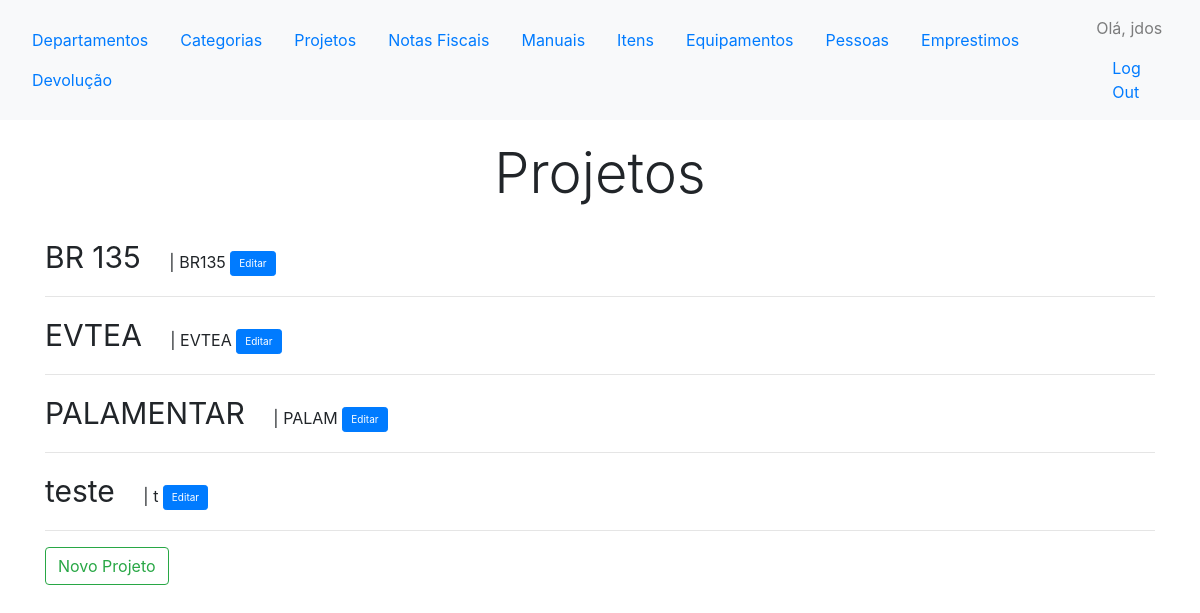
Before: /projetos/ (signed in) with the older database file.
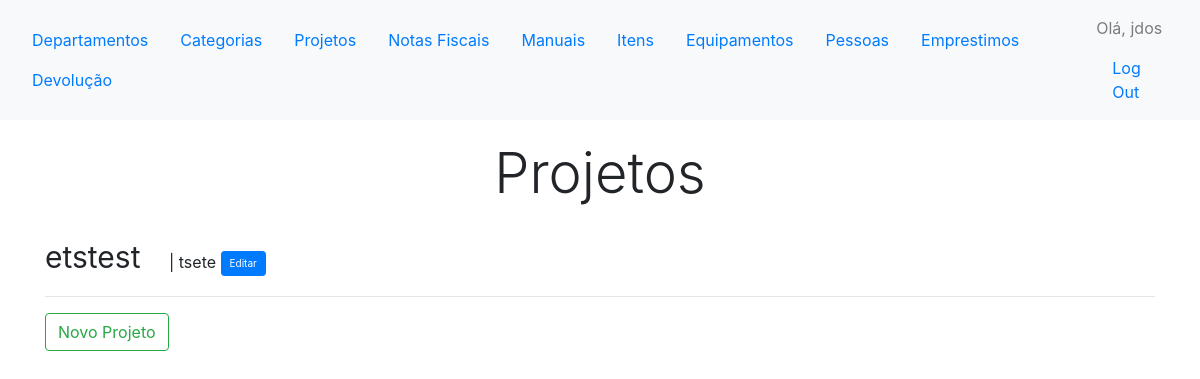
After: the same page with the newer database file.
### comuns/models.py (models this page shows, shortened)
class Projeto(models.Model):
    nome = models.CharField(max_length=30)
    acronimo = models.CharField(max_length=5)

### comuns/views.py (the view)
# urls.py: url(r'^projetos/$', views.projetos, name='projetos'),
@login_required
def projetos(request):
	projetos = Projeto.objects.all()
	context = {'projetos': projetos}
	return render(request, 'comuns/projeto/projetos.html', context)

### comuns/templates/comuns/projeto/projetos.html (shortened to what this page needs)
{% extends "controles/base.html" %}
{% load static %}
{% block header %}
<h1 class="display-4 text-center" style="padding: 20px;">Projetos</h1>
{% endblock header %}
{% block content %}
<ul class="list-unstyled">
	{% for projeto in projetos %}
	<li>
		<span style="font-size:30px; padding-right: 20px;"> {{ projeto.nome }} </span> | {{ projeto.acronimo }}
		<button type="button" class="btn btn-primary btn-sm" style="font-size:10px;" onclick="ajaxreturn('{% url 'comuns:editar_projeto' projeto.id %}')" data-toggle="modal" data-target="#Modal"> Editar</button>
	</li>
	<hr>
	{% empty %}
	<li> Não tem nenhum projeto cadastrado ainda. </li>
	{% endfor %}
</ul>
<button type="button" class="btn btn-outline-success"  onclick="ajaxreturn('{% url 'comuns:novo_projeto' %}')" data-toggle="modal" data-target="#Modal"> Novo Projeto </button>
{% endblock content %}

Changed rows visible on the page:
removed Projeto: nome "BR 135", acronimo "BR135"
removed Projeto: nome "EVTEA", acronimo "EVTEA"
removed Projeto: nome "PALAMENTAR", acronimo "PALAM"
removed Projeto: nome "teste", acronimo "t"
added Projeto: nome "etstest", acronimo "tsete"
